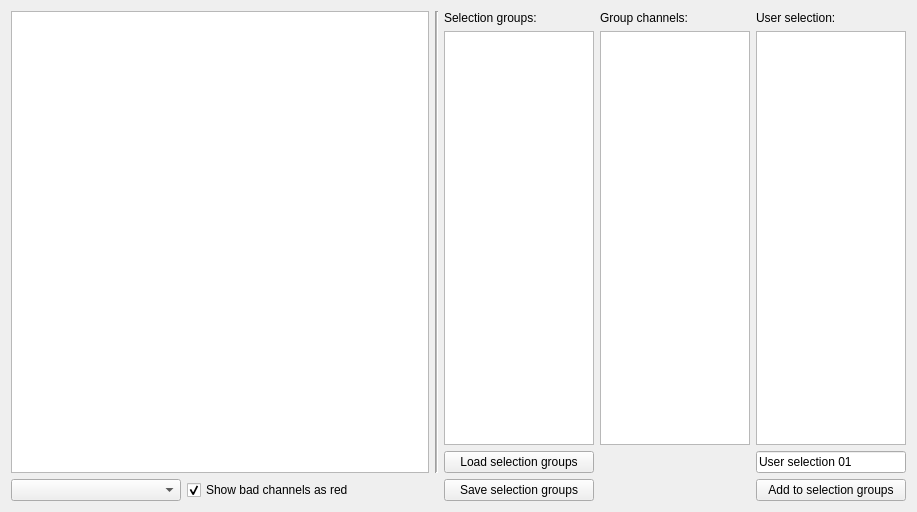
<?xml version="1.0" encoding="UTF-8"?>
<ui version="4.0">
 <class>ChannelSelectionViewWidget</class>
 <widget class="QWidget" name="ChannelSelectionViewWidget">
  <property name="geometry">
   <rect>
    <x>0</x>
    <y>0</y>
    <width>917</width>
    <height>512</height>
   </rect>
  </property>
  <property name="windowTitle">
   <string>Channel Selection Manager</string>
  </property>
  <layout class="QHBoxLayout" name="horizontalLayout">
   <item>
    <layout class="QGridLayout" name="gridLayout_2" columnstretch="0,0,0,0,0,0,0,0,0,0">
     <property name="horizontalSpacing">
      <number>6</number>
     </property>
     <item row="5" column="1">
      <widget class="QComboBox" name="m_comboBox_layoutFile">
       <property name="sizePolicy">
        <sizepolicy hsizetype="Fixed" vsizetype="Fixed">
         <horstretch>0</horstretch>
         <verstretch>0</verstretch>
        </sizepolicy>
       </property>
       <property name="minimumSize">
        <size>
         <width>170</width>
         <height>0</height>
        </size>
       </property>
       <property name="maximumSize">
        <size>
         <width>170</width>
         <height>16777215</height>
        </size>
       </property>
      </widget>
     </item>
     <item row="0" column="4" rowspan="5">
      <widget class="Line" name="line">
       <property name="font">
        <font>
         <pointsize>8</pointsize>
        </font>
       </property>
       <property name="frameShadow">
        <enum>QFrame::Sunken</enum>
       </property>
       <property name="lineWidth">
        <number>1</number>
       </property>
       <property name="midLineWidth">
        <number>1</number>
       </property>
       <property name="orientation">
        <enum>Qt::Vertical</enum>
       </property>
      </widget>
     </item>
     <item row="0" column="7">
      <widget class="QLabel" name="label">
       <property name="sizePolicy">
        <sizepolicy hsizetype="Preferred" vsizetype="Fixed">
         <horstretch>0</horstretch>
         <verstretch>0</verstretch>
        </sizepolicy>
       </property>
       <property name="text">
        <string>Group channels:</string>
       </property>
      </widget>
     </item>
     <item row="0" column="1" rowspan="5" colspan="3">
      <widget class="QGraphicsView" name="m_graphicsView_layoutPlot">
       <property name="mouseTracking">
        <bool>true</bool>
       </property>
       <property name="dragMode">
        <enum>QGraphicsView::NoDrag</enum>
       </property>
       <property name="transformationAnchor">
        <enum>QGraphicsView::AnchorUnderMouse</enum>
       </property>
       <property name="resizeAnchor">
        <enum>QGraphicsView::AnchorUnderMouse</enum>
       </property>
       <property name="rubberBandSelectionMode">
        <enum>Qt::IntersectsItemShape</enum>
       </property>
      </widget>
     </item>
     <item row="1" column="8" rowspan="3" colspan="2">
      <widget class="QListWidget" name="m_listWidget_userDefined">
       <property name="sizePolicy">
        <sizepolicy hsizetype="Fixed" vsizetype="Preferred">
         <horstretch>0</horstretch>
         <verstretch>0</verstretch>
        </sizepolicy>
       </property>
       <property name="minimumSize">
        <size>
         <width>150</width>
         <height>0</height>
        </size>
       </property>
       <property name="maximumSize">
        <size>
         <width>150</width>
         <height>16777215</height>
        </size>
       </property>
       <property name="mouseTracking">
        <bool>true</bool>
       </property>
       <property name="acceptDrops">
        <bool>true</bool>
       </property>
       <property name="dragDropMode">
        <enum>QAbstractItemView::DropOnly</enum>
       </property>
       <property name="selectionMode">
        <enum>QAbstractItemView::ExtendedSelection</enum>
       </property>
       <property name="sortingEnabled">
        <bool>false</bool>
       </property>
      </widget>
     </item>
     <item row="0" column="5">
      <widget class="QLabel" name="label_2">
       <property name="sizePolicy">
        <sizepolicy hsizetype="Fixed" vsizetype="Fixed">
         <horstretch>0</horstretch>
         <verstretch>0</verstretch>
        </sizepolicy>
       </property>
       <property name="minimumSize">
        <size>
         <width>150</width>
         <height>0</height>
        </size>
       </property>
       <property name="maximumSize">
        <size>
         <width>150</width>
         <height>16777215</height>
        </size>
       </property>
       <property name="text">
        <string>Selection groups:</string>
       </property>
      </widget>
     </item>
     <item row="4" column="5">
      <widget class="QPushButton" name="m_pushButton_loadSelection">
       <property name="enabled">
        <bool>true</bool>
       </property>
       <property name="sizePolicy">
        <sizepolicy hsizetype="Preferred" vsizetype="Fixed">
         <horstretch>0</horstretch>
         <verstretch>0</verstretch>
        </sizepolicy>
       </property>
       <property name="minimumSize">
        <size>
         <width>0</width>
         <height>0</height>
        </size>
       </property>
       <property name="maximumSize">
        <size>
         <width>16777215</width>
         <height>16777215</height>
        </size>
       </property>
       <property name="text">
        <string>Load selection groups</string>
       </property>
      </widget>
     </item>
     <item row="0" column="8" colspan="2">
      <widget class="QLabel" name="label_5">
       <property name="maximumSize">
        <size>
         <width>150</width>
         <height>16777215</height>
        </size>
       </property>
       <property name="text">
        <string>User selection:</string>
       </property>
      </widget>
     </item>
     <item row="1" column="5" rowspan="3">
      <widget class="QListWidget" name="m_listWidget_selectionGroups">
       <property name="sizePolicy">
        <sizepolicy hsizetype="Fixed" vsizetype="Preferred">
         <horstretch>0</horstretch>
         <verstretch>0</verstretch>
        </sizepolicy>
       </property>
       <property name="minimumSize">
        <size>
         <width>150</width>
         <height>0</height>
        </size>
       </property>
       <property name="maximumSize">
        <size>
         <width>150</width>
         <height>16777215</height>
        </size>
       </property>
      </widget>
     </item>
     <item row="5" column="5">
      <widget class="QPushButton" name="m_pushButton_saveSelection">
       <property name="enabled">
        <bool>true</bool>
       </property>
       <property name="sizePolicy">
        <sizepolicy hsizetype="Preferred" vsizetype="Fixed">
         <horstretch>0</horstretch>
         <verstretch>0</verstretch>
        </sizepolicy>
       </property>
       <property name="minimumSize">
        <size>
         <width>0</width>
         <height>0</height>
        </size>
       </property>
       <property name="maximumSize">
        <size>
         <width>16777215</width>
         <height>16777215</height>
        </size>
       </property>
       <property name="text">
        <string>Save selection groups</string>
       </property>
      </widget>
     </item>
     <item row="1" column="7" rowspan="3">
      <widget class="QListWidget" name="m_listWidget_visibleChannels">
       <property name="sizePolicy">
        <sizepolicy hsizetype="Fixed" vsizetype="Preferred">
         <horstretch>0</horstretch>
         <verstretch>0</verstretch>
        </sizepolicy>
       </property>
       <property name="minimumSize">
        <size>
         <width>150</width>
         <height>0</height>
        </size>
       </property>
       <property name="maximumSize">
        <size>
         <width>150</width>
         <height>16777215</height>
        </size>
       </property>
       <property name="dragEnabled">
        <bool>true</bool>
       </property>
       <property name="dragDropMode">
        <enum>QAbstractItemView::DragOnly</enum>
       </property>
       <property name="defaultDropAction">
        <enum>Qt::CopyAction</enum>
       </property>
       <property name="selectionMode">
        <enum>QAbstractItemView::ExtendedSelection</enum>
       </property>
      </widget>
     </item>
     <item row="5" column="3">
      <spacer name="horizontalSpacer">
       <property name="orientation">
        <enum>Qt::Horizontal</enum>
       </property>
       <property name="sizeHint" stdset="0">
        <size>
         <width>40</width>
         <height>20</height>
        </size>
       </property>
      </spacer>
     </item>
     <item row="5" column="8" colspan="2">
      <widget class="QPushButton" name="m_pushButton_addToSelectionGroups">
       <property name="sizePolicy">
        <sizepolicy hsizetype="Fixed" vsizetype="Fixed">
         <horstretch>0</horstretch>
         <verstretch>0</verstretch>
        </sizepolicy>
       </property>
       <property name="minimumSize">
        <size>
         <width>150</width>
         <height>0</height>
        </size>
       </property>
       <property name="maximumSize">
        <size>
         <width>150</width>
         <height>16777215</height>
        </size>
       </property>
       <property name="text">
        <string>Add to selection groups</string>
       </property>
      </widget>
     </item>
     <item row="4" column="8" colspan="2">
      <widget class="QLineEdit" name="m_lineEdit_selectionGroupName">
       <property name="sizePolicy">
        <sizepolicy hsizetype="Fixed" vsizetype="Fixed">
         <horstretch>0</horstretch>
         <verstretch>0</verstretch>
        </sizepolicy>
       </property>
       <property name="minimumSize">
        <size>
         <width>150</width>
         <height>0</height>
        </size>
       </property>
       <property name="maximumSize">
        <size>
         <width>150</width>
         <height>16777215</height>
        </size>
       </property>
       <property name="text">
        <string>User selection 01</string>
       </property>
      </widget>
     </item>
     <item row="5" column="2">
      <widget class="QCheckBox" name="m_checkBox_showBadChannelsAsRed">
       <property name="text">
        <string>Show bad channels as red</string>
       </property>
       <property name="checked">
        <bool>true</bool>
       </property>
      </widget>
     </item>
    </layout>
   </item>
  </layout>
 </widget>
 <resources/>
 <connections/>
</ui>
